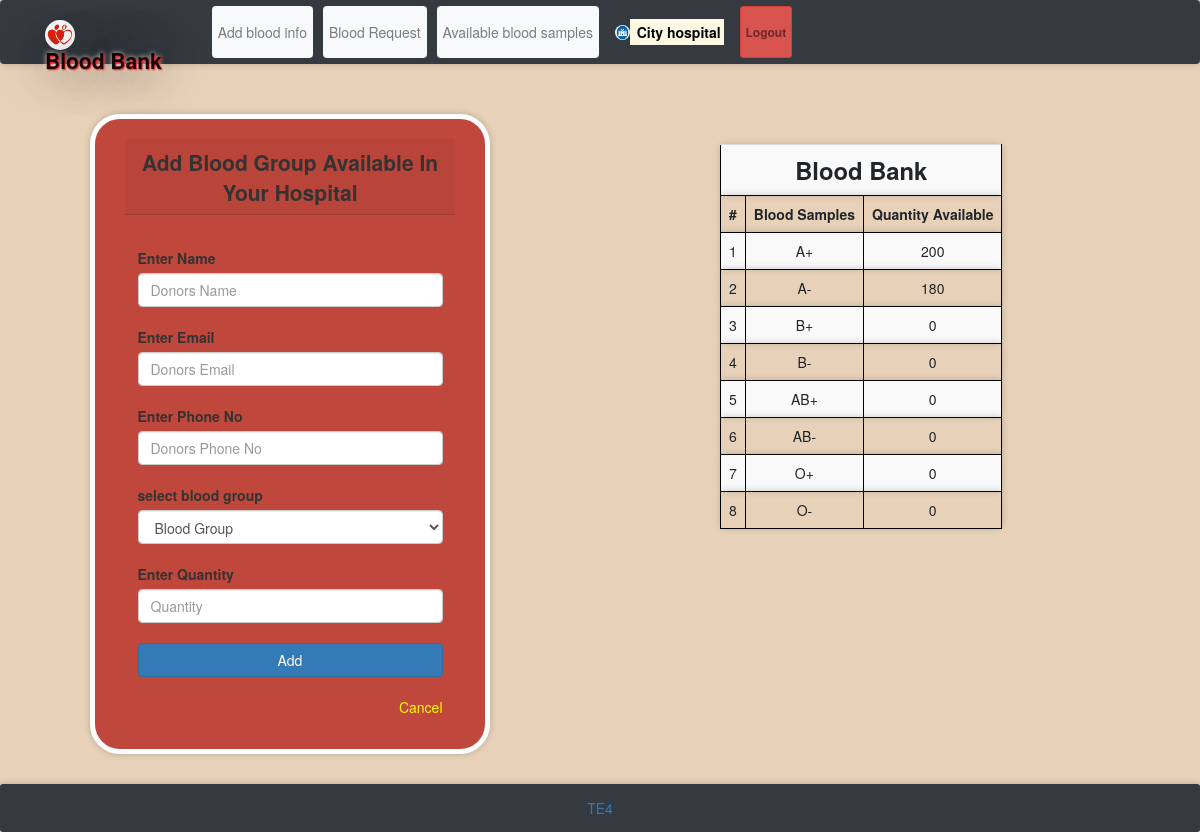
The page /bloodinfo.php (signed in) on the database its author committed.
### tables this page shows
CREATE TABLE `bloodinfo` (
  `bid` int(11) NOT NULL,
  `hid` int(11) NOT NULL,
  `bg` varchar(10) NOT NULL,
  `quantity` int(100) NOT NULL
);

### message.php (called while the page is built, shortened)
<?php $counter=0; if(isset($_GET['msg'])) { ?>
	<div class="col-5 alert alert alert-success alert-dismissible fade show card" id="message">
		<button type="button" class="close" data-dismiss="alert" title="close">&times;</button><?php echo $_GET['msg'];?>
	</div>
<?php }?>

### bloodinfo.php (the view, shortened to what this page needs)
<?php
require 'file/connection.php';
if (!isset($_SESSION['hid'])) {
  header('location:login.php');
} else {
?>
  <!DOCTYPE html>
  <html>
  <?php require 'head.php'; ?>
  <body style="background-color: #e7d2b9;">
    <?php require 'header.php'; ?>
    <div class="container cont">
      <?php require 'message.php'; ?>
      <div class="row justify-content-center">
        <div class="col-lg-6 col-md-6 col-sm-6 col-xs-7 mb-5">
          <div class="mydiv">
            <div class="card" style="margin-top:-20px; margin-left: -50px; background:#bf473b; padding: 20px; border: 5px solid white; border-radius: 30px; padding-left: 30px; padding-right: 30px; width: 400px;">
              <div class="card-header title">Add blood group available in your hospital</div>
              <div class="card-body">
                <form method="post">
                  <label>Enter Name</label>
                  <input type="text" name="name" class="in form-control" placeholder="Donors Name"><br>
                  <label>Enter Email</label>
                  <input type="text" name="email" class="in form-control" placeholder="Donors Email"><br>
                  <label>Enter Phone No</label>
                  <input type="text" name="phone" class="in form-control" placeholder="Donors Phone No"><br>
                  <label>select blood group</label>
                  <select class="form-control" name="bg" required="">
                    <option disabled selected>Blood Group</option>
                  </select><br>
                  <label>Enter Quantity</label>
                  <input type="int" name="quantity" class="in form-control" placeholder="Quantity"><br>
                  <input type="submit" name="add" value="Add" class="btn btn-primary btn-block"><br>
                  <a href="index.php" class="float-right" title="click here" style="color: yellow;">Cancel</a>
                </form>
              </div>
            </div>
          </div>
        </div>
        <?php
        if (isset($_SESSION['hid'])) {
          $hid = $_SESSION['hid'];
          $sql = "select * from bloodinfo where hid='$hid'";
          $result = mysqli_query($conn, $sql);
        }
        ?>
        <div class="col-lg-4 col-md-5 col-sm-6 col-xs-7 mb-5">
          <table class="table table-striped table-responsive" style="padding: 10px;">
            <th colspan="4" class="title">Blood Bank</th>
            <tr>
              <th>#</th>
              <th>Blood Samples</th>
              <th>Quantity Available</th>
            </tr>
            <?php while ($row = mysqli_fetch_array($result)) { ?>
              <tr>
                <td><?php echo ++$counter; ?></td>
                <td><?php echo $row['bg']; ?></td>
                <td><?php echo $row['quantity']; ?></td>
              </tr>
            <?php } ?>
          </table>
        </div>
      </div>
    </div>
    <?php require 'footer.php' ?>
  </body>
<?php } ?>

### head.php (shortened to what this page needs)
<head>
    <link rel="stylesheet" href="https://maxcdn.bootstrapcdn.com/bootstrap/4.5.0/css/bootstrap.min.css">
    <link rel="stylesheet" type="text/css" href="../library/css/bootstrap.min.css"/>
    <link href="css/style.css" rel="stylesheet"/>
</head>

### header.php (shortened to what this page needs)
<nav class="navbar navbar-expand-sm navbar-light bg-dark sticky-top">
    <div class="container">
        <a class="navbar-brand" href="index.php"><img src="image/favicon.jpg" width="30" height="30"
                class="rounded-circle">Blood Bank</a>
        <div class="collapse navbar-collapse" id="collapsibleNavbar">
            <?php if (isset($_SESSION['hid'])) { ?>
            <ul class="navbar-nav  ml-auto">
                <li class="nav-item">
                    <a class="nav-link btn btn-light" href="bloodinfo.php">Add blood info</a>
                </li>
                <li class="nav-item">
                    <a class="nav-link btn btn-light" href="bloodrequest.php">Blood Request</a>
                </li>
                <li class="nav-item">
                    <a class="nav-link btn btn-light" href="abs.php">Available blood samples</a>
                </li>
                <li class="nav-item">
                    <a href="hprofile.php?id=<?php echo $_SESSION['hid']; ?>" class="nav-link btn font-weight-bold"><img
                            src="image/hospital.png" width="15" height="15" class="rounded-circle"><mark>
                            <?php echo $_SESSION['hname']; ?>
                        </mark></a>
                </li>
                <li class="nav-item">
                    <a class="nav-link btn btn-danger btn-sm font-weight-bold" href="logout.php">Logout</a>
                </li>
            </ul>
            <?php } ?>
        </div>
    </div>
</nav>

### footer.php (shortened to what this page needs)
<footer class="footer text-center bg-dark">
    <a href="#" data-toggle="modal" data-target="#developers">TE4</a>
</footer>

### css/style.css (style rules this page uses)
.cont { padding-top: 40px; text-align: justify; font-size: 1em; }
.card ,nav, .footer,tr,video { border-radius: 3px; transition: all 200ms ease-out; box-shadow: 0px 0px 7px rgba(0, 0, 0, 0.2); }
tr,th,td { border:0.1px solid silver; text-align: center; }
.nav-item { margin-left: 10px; }
.navbar-brand { text-shadow: 1px 1px 2px red, 0 0 50px black, 0 0 5px white; font-weight: bold; font-size: 1.5em; }
.title { font-weight: bold; font-size: 1.7em; text-transform: capitalize; text-align: center; }
.rounded-circle { margin-top: -2.5px; }
.card-header { font-weight: bolder; font-size: 1.5em; }
form { padding-top: 20px; }
a:link { text-decoration: none; }
.footer { padding: 14px; }

### bloodinfo.php (style rules this page uses)
.footer { position: static; }
.table { margin-bottom: 40px; border: 2px solid balck; }
tr, th, td { border: 0.1px solid #040404; text-align: center; }
.table td, .table th { padding: .75rem; vertical-align: top; border-top: 1px solid #0e0e0e; }
.table td, .table th { padding: .75rem; vertical-align: top; border-top: 1px solid #040404; }
.card { background-color: #bf473b; }

### footer.php (style rules this page uses)
.footer { left: 0; bottom: 0; width: 100%; color: white; text-align: center; }

### rows shown on the page
bloodinfo: bg "A+", quantity "200"
bloodinfo: bg "A-", quantity "180"
bloodinfo: bg "B+", quantity "0"
bloodinfo: bg "B-", quantity "0"
bloodinfo: bg "AB+", quantity "0"
bloodinfo: bg "AB-", quantity "0"
bloodinfo: bg "O+", quantity "0"
bloodinfo: bg "O-", quantity "0"

### other values the page prints
$_SESSION['hname'] "City hospital"
